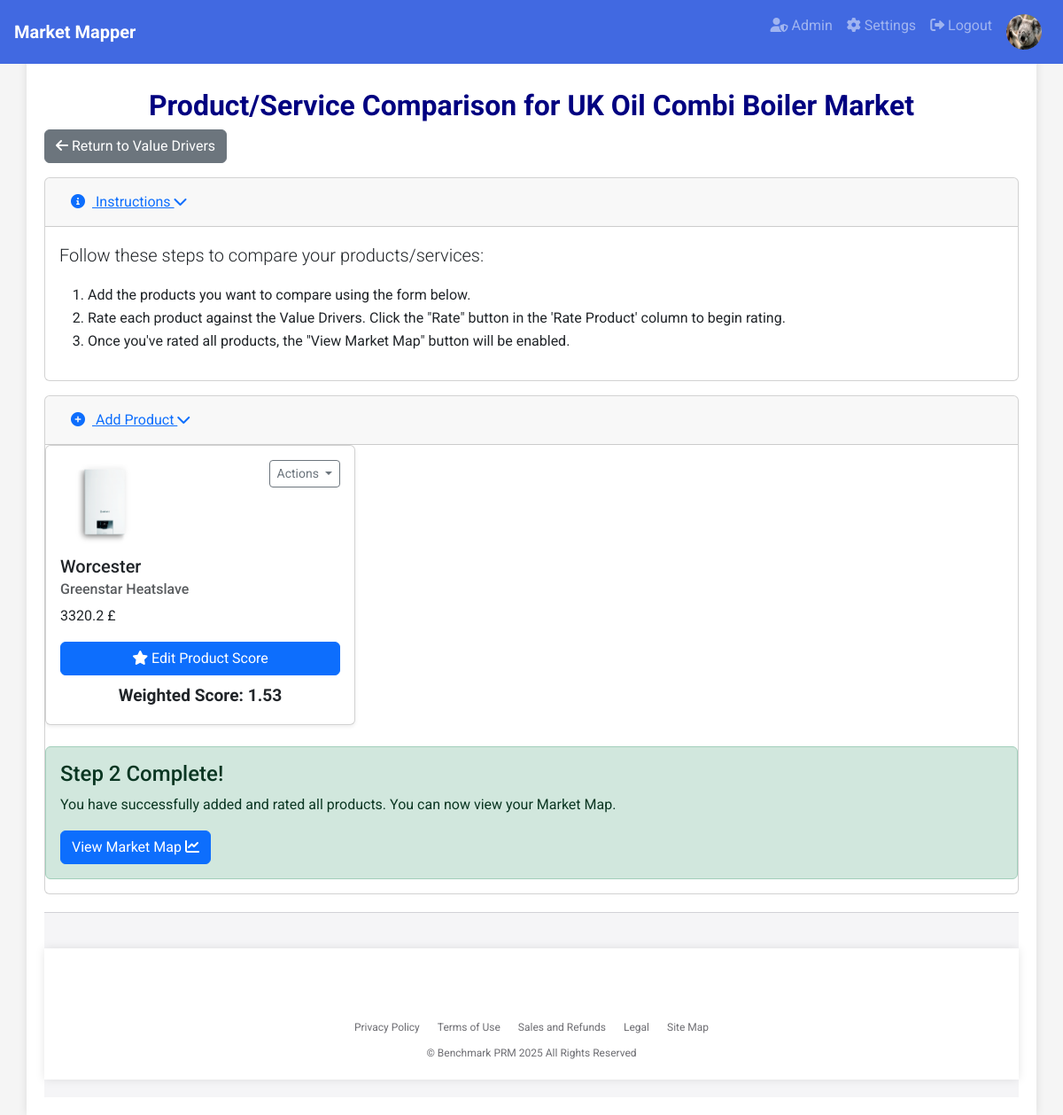
/manage/1/product_comparison (signed in), run on the app's committed database.
### app.py (models this page shows, shortened)
class User(db.Model, UserMixin):
    id = db.Column(db.Integer, primary_key=True)
    username = db.Column(db.String(20), unique=True, nullable=False)
    email = db.Column(db.String(120), unique=True, nullable=False)  # Added email field
    password_hash = db.Column(db.String(128), nullable=False)
    profile_image = db.Column(db.String(255), nullable=True)  # Add profile_image field
    role = db.Column(db.String(50), nullable=False)  # Add role field

class Project(db.Model):
    id = db.Column(db.Integer, primary_key=True)
    name = db.Column(db.String(100), nullable=False)
    category = db.Column(db.String(100), nullable=False)  # Add category field
    target_customer = db.Column(db.String(100), nullable=False)  # Add target_customer field
    country = db.Column(db.String(100), nullable=False)  # Add country field
    user_id = db.Column(db.Integer, db.ForeignKey('user.id'), nullable=False)
    has_market_map = db.Column(db.Boolean, default=False)  # EXACTLY like this
    shared_users = db.relationship('User', secondary='project_user', backref='shared_projects')

class Product(db.Model):
    id = db.Column(db.Integer, primary_key=True)
    brand_name = db.Column(db.String(100), nullable=False)
    product_name = db.Column(db.String(100), nullable=False)
    price = db.Column(db.Float)
    currency = db.Column(db.String(3), default='gbp')  # Add currency field with default
    image_filename = db.Column(db.String(255))
    project_id = db.Column(db.Integer, db.ForeignKey('project.id'), nullable=False)
    price_source = db.Column(db.String(255))  # Add price_source field

### app.py (the view, shortened to what this page needs)
@app.route('/manage/<int:project_id>/product_comparison', methods=['GET', 'POST'])
@login_required
def product_comparison(project_id):
    project = Project.query.get_or_404(project_id)
    if project.user_id != current_user.id and current_user not in project.shared_users:
        flash('You are not authorized to manage this project.', 'danger')
        return redirect(url_for('dashboard'))
    products = Product.query.filter_by(project_id=project_id).all()
    product_weighted_scores = {}
    for product in products:
        total_weighted_score = 0
        ratings_for_product = Rating.query.filter_by(product_id=product.id).all()
        for rating in ratings_for_product:
            total_weighted_score += rating.score * (rating.value_driver.weighting / 100)
        product_weighted_scores[product.id] = round(total_weighted_score, 2)
    return render_template('product_comparison.html', project=project, products=products, product_weighted_scores=product_weighted_scores)

### app.py (called while the page is built)
@login_manager.user_loader
def load_user(user_id):
    return User.query.get(int(user_id))

### templates/product_comparison.html (shortened to what this page needs)
{% extends 'base.html' %}
{% block content %}
<h1 class="text-center">Product/Service Comparison for {{ project.name }}</h1>
<a href="{{ url_for('value_drivers', project_id=project.id) }}" class="btn btn-secondary mb-3"><i class="fas fa-arrow-left"></i> Return to Value Drivers</a>
<div class="card mb-3">
    <div class="card-header">
        <a class="btn btn-link" data-toggle="collapse" href="#instructions" role="button" aria-expanded="true" aria-controls="instructions">
            <i class="fas fa-info-circle mr-2"></i> Instructions <i class="fas fa-chevron-down ml-auto"></i>
        </a>
    </div>
    <div class="collapse show" id="instructions">
        <div class="card-body">
            <p class="lead">Follow these steps to compare your products/services:</p>
            <ol>
                <li>Add the products you want to compare using the form below.</li>
                <li>Rate each product against the Value Drivers. Click the "Rate" button in the 'Rate Product' column to begin rating.</li>
                <li>Once you've rated all products, the "View Market Map" button will be enabled.</li>
            </ol>
        </div>
    </div>
</div>
<div class="card mb-3">
    <div class="card-header">
        <a class="btn btn-link" data-toggle="collapse" href="#addProductForm" role="button" aria-expanded="false" aria-controls="addProductForm">
            <i class="fas fa-plus-circle mr-2"></i> Add Product <i class="fas fa-chevron-down ml-auto"></i>
        </a>
    </div>
{% if products %}
<div class="row">
    {% for product in products %}
    <div class="col-md-4">
        <div class="card mb-4 shadow-sm">
            <div class="card-body">
                <div class="d-flex justify-content-between">
                    <div>
                        {% if product.image_filename %}
                        <img src="{{ url_for('static', filename='uploads/' + product.image_filename) }}" alt="{{ product.product_name }} Image" class="img-fluid mb-2" style="width: 100px; height: 100px; object-fit: cover;">
                        {% else %}
                        <p>No Image</p>
                        {% endif %}
                        <h5 class="card-title">{{ product.brand_name }}</h5>
                        <h6 class="card-subtitle mb-2 text-muted">{{ product.product_name }}</h6>
                        <p class="card-text">
                            {{ product.price }}
                            {% if product.currency == "gbp" %}£{% endif %}
                        </p>
                    </div>
                    <div class="dropdown">
                        <button class="btn btn-sm btn-outline-secondary dropdown-toggle" type="button" id="dropdownMenuButton{{ product.id }}" data-toggle="dropdown" aria-haspopup="true" aria-expanded="false">
                            Actions
                        </button>
                    </div>
                </div>
                {% set weighted_score = product_weighted_scores.get(product.id) or 0 %}
                <a href="{{ url_for('rate_product', project_id=project.id, product_id_to_rate=product.id) }}" class="btn btn-block mt-3 {% if weighted_score == 0 %}btn-success{% else %}btn-primary{% endif %}" title="Click to rate this product">
                    <i class="fas fa-star"></i> {% if weighted_score == 0 %}Score Product{% else %}Edit Product Score{% endif %}
                </a>
                <div class="text-center mt-2">
                    <strong style="font-size: 1.2em;">Weighted Score: {{ weighted_score }}</strong>
                </div>
            </div>
        </div>
    </div>
    {% endfor %}
</div>
{% else %}
<p>No products added yet.</p>
{% endif %}
{% if products and products|length > 0 and product_weighted_scores and product_weighted_scores|length == products|length and product_weighted_scores.values()|max > 0 %}
<div class="alert alert-success" role="alert">
    <h4 class="alert-heading">Step 2 Complete!</h4>
    <p>You have successfully added and rated all products. You can now view your Market Map.</p>
    <a href="{{ url_for('market_map', project_id=project.id) }}" class="btn btn-primary">View Market Map <i class="fas fa-chart-line"></i></a>
</div>
{% else %}
<a href="{{ url_for('market_map', project_id=project.id) }}" class="btn btn-primary disabled" title="Add and rate products to view Market Map">View Market Map <i class="fas fa-chart-line"></i></a>
{% endif %}
{% endblock %}

### templates/base.html (shortened to what this page needs)
<!DOCTYPE html>
<html lang="en">
<head>
    <link rel="stylesheet" href="https://stackpath.bootstrapcdn.com/bootstrap/4.5.2/css/bootstrap.min.css">
    <link rel="stylesheet" href="https://cdnjs.cloudflare.com/ajax/libs/font-awesome/6.0.0/css/all.min.css">
    <link href="https://cdn.jsdelivr.net/npm/bootstrap@5.3.2/dist/css/bootstrap.min.css" rel="stylesheet">
</head>
<body>
    <nav class="navbar navbar-expand-lg navbar-dark justify-content-between">
        <a class="navbar-brand" href="/">
            <span>Market Mapper</span>
        </a>
        <div class="collapse navbar-collapse" id="navbarNav">
            <ul class="navbar-nav ml-auto">
                {% if current_user.is_authenticated %}
                    {% if current_user.role == 'admin' %}
                        <li class="nav-item">
                            <a class="nav-link" href="{{ url_for('admin.index') }}" title="Admin">
                                <i class="fas fa-user-shield"></i> Admin
                            </a>
                        </li>
                    {% endif %}
                    <li class="nav-item">
                        <a class="nav-link" href="{{ url_for('settings') }}" title="Settings">
                            <i class="fas fa-cog"></i> Settings
                        </a>
                    </li>
                    <li class="nav-item">
                        <a class="nav-link" href="{{ url_for('logout') }}" title="Logout">
                            <i class="fas fa-sign-out-alt"></i> Logout
                        </a>
                    </li>
                    <li class="nav-item">
                        <div class="nav-link">
                            <div class="profile-image-container">
                                {% if current_user.profile_image %}
                                    <img src="{{ url_for('static', filename='uploads/' + current_user.profile_image) }}" alt="Profile Image" class="profile-image">
                                {% else %}
                                    <img src="{{ url_for('static', filename='uploads/default_profile.png') }}" alt="Profile Image" class="profile-image">
                                {% endif %}
                            </div>
                        </div>
                    </li>
                {% endif %}
            </ul>
        </div>
    </nav>
    <div class="container">
        {% block content %}{% endblock %}
    </div>
    <footer class="footer">
        <div class="container">
            <ul class="footer-links">
                <li><a href="#">Privacy Policy</a></li>
                <li><a href="#">Terms of Use</a></li>
                <li><a href="#">Sales and Refunds</a></li>
                <li><a href="#">Legal</a></li>
                <li><a href="#">Site Map</a></li>
            </ul>
            <div class="footer-copyright">
                &copy; Benchmark PRM 2025 All Rights Reserved
            </div>
        </div>
    </footer>
</body>
</html>

### templates/base.html (style rules this page uses)
body { font-family: 'Roboto', sans-serif; background-color: #F5F5F5; color: #333333; line-height: 1.6; margin: 0; }
h1, h2, h3 { color: #000080; font-weight: 700; }
h1 { font-size: 32px; }
a { color: #4169E1; }
.navbar { background-color: #4169E1; padding: 0.5rem 1rem; position: fixed; width: 100%; top: 0; z-index: 100; }
.navbar-brand { display: flex; align-items: center; }
.navbar-brand span { font-weight: bold; font-size: 1.25rem; }
.container { background-color: #FFFFFF; padding: 20px; margin-top: 20px; box-shadow: 0 0 10px rgba(0,0,0,0.1); padding-top: 80px; }
.footer { background-color: #f5f5f7; color: #6e6e73; padding: 20px 0; font-size: 12px; border-top: 1px solid #d2d2d7; width: 100%; margin-top: 20px; }
.footer-links { list-style: none; padding: 0; margin: 0; display: flex; justify-content: center; }
.footer-links li { margin: 0 10px; }
.footer-links a { color: #6e6e73; text-decoration: none; }
.footer-copyright { margin-top: 10px; text-align: center; }
.profile-image-container { position: relative; display: inline-block; }
.profile-image { width: 40px; height: 40px; border-radius: 50%; }

### data on the page
User: profile_image (picture)
Project: name "UK Oil Combi Boiler Market"
Product: image_filename (picture), brand_name "Worcester", product_name "Greenstar Heatslave", price "3320.2", weighted_score "1.53"
